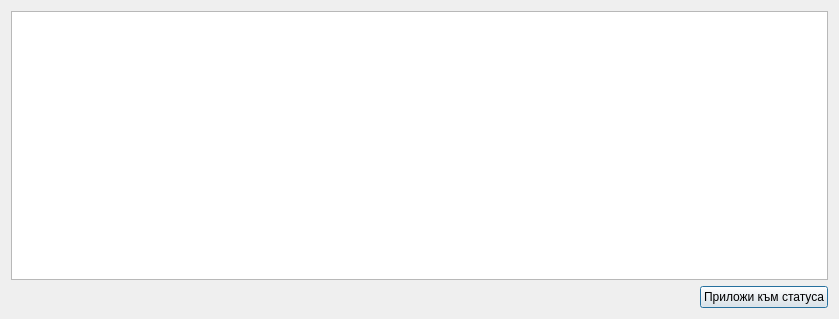
<?xml version="1.0" encoding="UTF-8"?>
<ui version="4.0">
 <class>PISHistoryDialog</class>
 <widget class="QDialog" name="PISHistoryDialog">
  <property name="geometry">
   <rect>
    <x>0</x>
    <y>0</y>
    <width>839</width>
    <height>319</height>
   </rect>
  </property>
  <property name="windowTitle">
   <string>PISHistoryDialog</string>
  </property>
  <layout class="QVBoxLayout" name="verticalLayout">
   <item>
    <widget class="QTableView" name="tableView"/>
   </item>
   <item>
    <layout class="QHBoxLayout" name="horizontalLayout">
     <item>
      <spacer name="horizontalSpacer">
       <property name="orientation">
        <enum>Qt::Horizontal</enum>
       </property>
       <property name="sizeHint" stdset="0">
        <size>
         <width>40</width>
         <height>20</height>
        </size>
       </property>
      </spacer>
     </item>
     <item>
      <widget class="QPushButton" name="applyButton">
       <property name="text">
        <string>Приложи към статуса</string>
       </property>
      </widget>
     </item>
    </layout>
   </item>
  </layout>
 </widget>
 <layoutdefault spacing="6" margin="11"/>
 <resources/>
 <connections/>
</ui>
